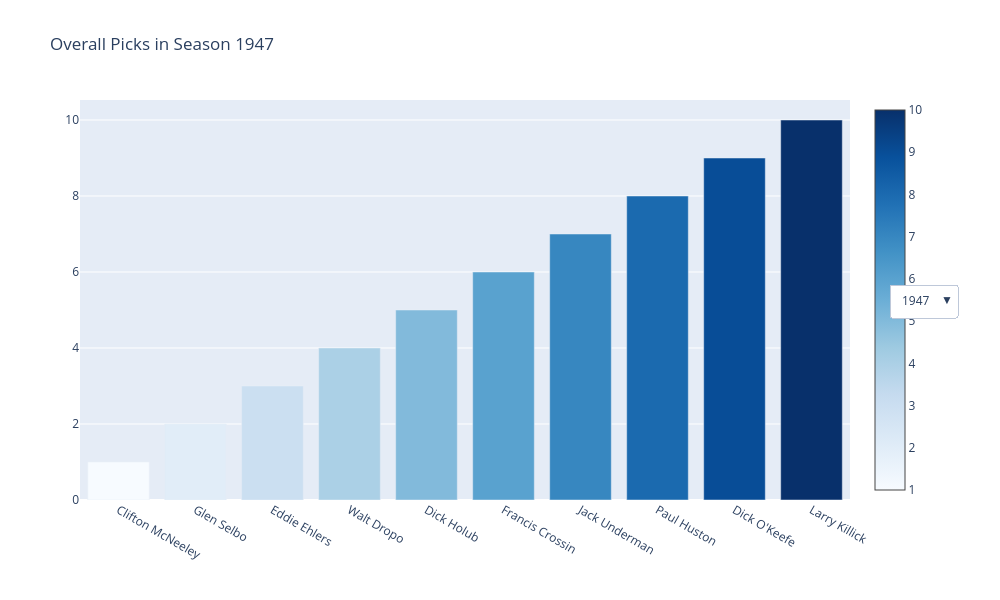

The code cell stored with this chart in its notebook:
### Code cell
import plotly.graph_objects as go
import pandas as pd

# Drop rows where overall_pick is 0
df_cleaned = df_cleaned[df_cleaned['overall_pick'] > 0]

# Group by season and drop rows with zero picks
season_picks = df_cleaned.groupby('season')['overall_pick'].count().reset_index(name='total_picks')

# Create a dropdown for selecting season
dropdown_buttons = [
    {
        'label': str(season),
        'method': 'update',
        'args': [
            {'x': [df_cleaned[df_cleaned['season'] == season]['player_name']],
             'y': [df_cleaned[df_cleaned['season'] == season]['overall_pick']],
             'marker.color': [df_cleaned[df_cleaned['season'] == season]['overall_pick']],  # Color by overall_pick
             'marker.colorscale': 'Blues',  # Apply a colorscale
             'marker.showscale': True  # Show color scale
            },
            {'title': f'Overall Picks in Season {season}'}
        ]
    } for season in season_picks['season']
]

# Initial plot for the first season
initial_season = season_picks['season'].iloc[0]
initial_data = df_cleaned[df_cleaned['season'] == initial_season]

# Create initial plot
fig = go.Figure(
    data=[go.Bar(
        x=initial_data['player_name'],
        y=initial_data['overall_pick'],
        marker=dict(
            color=initial_data['overall_pick'],  # Color by overall_pick
            colorscale='Blues',  # Apply a colorscale
            showscale=True  # Show color scale
        )
    )],
    layout=go.Layout(
        title=f'Overall Picks in Season {initial_season}',
        updatemenus=[dict(
            type="dropdown",
            x=1.05,  # Move dropdown to the right
            xanchor="left",  # Anchor it to the left side
            y=0.5,  # Positioning vertically at the middle
            yanchor="middle",  # Anchor dropdown at the middle
            buttons=dropdown_buttons
        )],
        height=600,
        width=1000,
        margin=dict(b=100, r=150),  # Add margin on the right to avoid overlap
    )
)

# Show the plot
fig.show()
